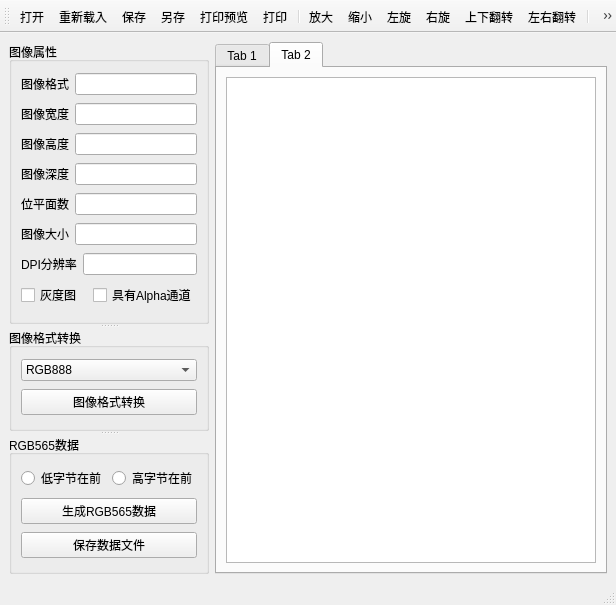
<?xml version="1.0" encoding="UTF-8"?>
<ui version="4.0">
 <class>MainWindow</class>
 <widget class="QMainWindow" name="MainWindow">
  <property name="geometry">
   <rect>
    <x>0</x>
    <y>0</y>
    <width>616</width>
    <height>605</height>
   </rect>
  </property>
  <property name="windowTitle">
   <string>MainWindow</string>
  </property>
  <widget class="QWidget" name="centralwidget">
   <layout class="QHBoxLayout" name="horizontalLayout_10">
    <item>
     <widget class="QSplitter" name="splitter">
      <property name="orientation">
       <enum>Qt::Vertical</enum>
      </property>
      <widget class="QGroupBox" name="groupBox_ImageProper">
       <property name="title">
        <string>图像属性</string>
       </property>
       <layout class="QVBoxLayout" name="verticalLayout">
        <item>
         <layout class="QHBoxLayout" name="horizontalLayout">
          <item>
           <widget class="QLabel" name="label">
            <property name="text">
             <string>图像格式</string>
            </property>
           </widget>
          </item>
          <item>
           <widget class="QLineEdit" name="lineEdit_ImageFormat"/>
          </item>
         </layout>
        </item>
        <item>
         <layout class="QHBoxLayout" name="horizontalLayout_2">
          <item>
           <widget class="QLabel" name="label_2">
            <property name="text">
             <string>图像宽度</string>
            </property>
           </widget>
          </item>
          <item>
           <widget class="QLineEdit" name="lineEdit_ImageWidth"/>
          </item>
         </layout>
        </item>
        <item>
         <layout class="QHBoxLayout" name="horizontalLayout_3">
          <item>
           <widget class="QLabel" name="label_3">
            <property name="text">
             <string>图像高度</string>
            </property>
           </widget>
          </item>
          <item>
           <widget class="QLineEdit" name="lineEdit_ImageHeight"/>
          </item>
         </layout>
        </item>
        <item>
         <layout class="QHBoxLayout" name="horizontalLayout_4">
          <item>
           <widget class="QLabel" name="label_4">
            <property name="text">
             <string>图像深度</string>
            </property>
           </widget>
          </item>
          <item>
           <widget class="QLineEdit" name="lineEdit_ImageDepth"/>
          </item>
         </layout>
        </item>
        <item>
         <layout class="QHBoxLayout" name="horizontalLayout_5">
          <item>
           <widget class="QLabel" name="label_5">
            <property name="text">
             <string>位平面数</string>
            </property>
           </widget>
          </item>
          <item>
           <widget class="QLineEdit" name="lineEdit_ImageBitCnt"/>
          </item>
         </layout>
        </item>
        <item>
         <layout class="QHBoxLayout" name="horizontalLayout_6">
          <item>
           <widget class="QLabel" name="label_6">
            <property name="text">
             <string>图像大小</string>
            </property>
           </widget>
          </item>
          <item>
           <widget class="QLineEdit" name="lineEdit_ImageSize"/>
          </item>
         </layout>
        </item>
        <item>
         <layout class="QHBoxLayout" name="horizontalLayout_7">
          <item>
           <widget class="QLabel" name="label_7">
            <property name="text">
             <string>DPI分辨率</string>
            </property>
           </widget>
          </item>
          <item>
           <widget class="QLineEdit" name="lineEdit_ImageDpi"/>
          </item>
         </layout>
        </item>
        <item>
         <layout class="QHBoxLayout" name="horizontalLayout_8">
          <item>
           <widget class="QCheckBox" name="checkBox_IsGray">
            <property name="text">
             <string>灰度图</string>
            </property>
           </widget>
          </item>
          <item>
           <widget class="QCheckBox" name="checkBox_IsAlpha">
            <property name="text">
             <string>具有Alpha通道</string>
            </property>
           </widget>
          </item>
         </layout>
        </item>
       </layout>
      </widget>
      <widget class="QGroupBox" name="groupBox_ImageTransform">
       <property name="title">
        <string>图像格式转换</string>
       </property>
       <layout class="QVBoxLayout" name="verticalLayout_2">
        <item>
         <widget class="QComboBox" name="comboBox">
          <item>
           <property name="text">
            <string>RGB888</string>
           </property>
          </item>
          <item>
           <property name="text">
            <string>RGB16</string>
           </property>
          </item>
          <item>
           <property name="text">
            <string>RGBx888</string>
           </property>
          </item>
          <item>
           <property name="text">
            <string>RGB32</string>
           </property>
          </item>
          <item>
           <property name="text">
            <string>Grayscale8</string>
           </property>
          </item>
          <item>
           <property name="text">
            <string>GrayScale16</string>
           </property>
          </item>
          <item>
           <property name="text">
            <string>Indexed8</string>
           </property>
          </item>
         </widget>
        </item>
        <item>
         <widget class="QPushButton" name="pushButton_ImageFormTrans">
          <property name="text">
           <string>图像格式转换</string>
          </property>
         </widget>
        </item>
       </layout>
      </widget>
      <widget class="QGroupBox" name="groupBox_Rgb565">
       <property name="title">
        <string>RGB565数据</string>
       </property>
       <layout class="QVBoxLayout" name="verticalLayout_3">
        <item>
         <layout class="QHBoxLayout" name="horizontalLayout_9">
          <item>
           <widget class="QRadioButton" name="radioButton_LowBitForward">
            <property name="text">
             <string>低字节在前</string>
            </property>
           </widget>
          </item>
          <item>
           <widget class="QRadioButton" name="radioButton_HighBitForward">
            <property name="text">
             <string>高字节在前</string>
            </property>
           </widget>
          </item>
         </layout>
        </item>
        <item>
         <widget class="QPushButton" name="pushButton_GenRgb565">
          <property name="text">
           <string>生成RGB565数据</string>
          </property>
         </widget>
        </item>
        <item>
         <widget class="QPushButton" name="pushButton_SaveDateFile">
          <property name="text">
           <string>保存数据文件</string>
          </property>
         </widget>
        </item>
       </layout>
      </widget>
     </widget>
    </item>
    <item>
     <widget class="QTabWidget" name="tabWidget">
      <property name="currentIndex">
       <number>1</number>
      </property>
      <widget class="QWidget" name="tab">
       <attribute name="title">
        <string>Tab 1</string>
       </attribute>
       <layout class="QVBoxLayout" name="verticalLayout_5">
        <item>
         <widget class="QLabel" name="label_picture">
          <property name="text">
           <string>TextLabel</string>
          </property>
         </widget>
        </item>
       </layout>
      </widget>
      <widget class="QWidget" name="tab_2">
       <attribute name="title">
        <string>Tab 2</string>
       </attribute>
       <layout class="QVBoxLayout" name="verticalLayout_4">
        <item>
         <widget class="QPlainTextEdit" name="plainTextEdit"/>
        </item>
       </layout>
      </widget>
     </widget>
    </item>
   </layout>
  </widget>
  <widget class="QMenuBar" name="menubar">
   <property name="geometry">
    <rect>
     <x>0</x>
     <y>0</y>
     <width>616</width>
     <height>21</height>
    </rect>
   </property>
  </widget>
  <widget class="QStatusBar" name="statusbar"/>
  <widget class="QToolBar" name="toolBar">
   <property name="windowTitle">
    <string>toolBar</string>
   </property>
   <attribute name="toolBarArea">
    <enum>TopToolBarArea</enum>
   </attribute>
   <attribute name="toolBarBreak">
    <bool>false</bool>
   </attribute>
   <addaction name="action_open"/>
   <addaction name="action_FileReload"/>
   <addaction name="action_save"/>
   <addaction name="action_File_SaveAs"/>
   <addaction name="action_Preview"/>
   <addaction name="action_Print"/>
   <addaction name="separator"/>
   <addaction name="action_ZoomIn"/>
   <addaction name="action_ZoomOut"/>
   <addaction name="action_RotateLeft"/>
   <addaction name="action_RotateRight"/>
   <addaction name="action_FlipUD"/>
   <addaction name="action_FlipLR"/>
   <addaction name="separator"/>
   <addaction name="action_quit"/>
  </widget>
  <action name="action_open">
   <property name="text">
    <string>打开</string>
   </property>
   <property name="toolTip">
    <string>打开图片</string>
   </property>
   <property name="shortcut">
    <string>Ctrl+O</string>
   </property>
  </action>
  <action name="action_quit">
   <property name="text">
    <string>退出</string>
   </property>
   <property name="toolTip">
    <string>退出本系统</string>
   </property>
  </action>
  <action name="action_save">
   <property name="text">
    <string>保存</string>
   </property>
   <property name="toolTip">
    <string>保存到当前文件</string>
   </property>
   <property name="shortcut">
    <string>Ctrl+S</string>
   </property>
  </action>
  <action name="action_RotateLeft">
   <property name="text">
    <string>左旋</string>
   </property>
   <property name="toolTip">
    <string>逆时针旋转90‘’</string>
   </property>
  </action>
  <action name="action_RotateRight">
   <property name="text">
    <string>右旋</string>
   </property>
   <property name="toolTip">
    <string>顺时针旋转90‘’</string>
   </property>
  </action>
  <action name="action_FlipUD">
   <property name="text">
    <string>上下翻转</string>
   </property>
   <property name="toolTip">
    <string>上下翻转</string>
   </property>
  </action>
  <action name="action_FlipLR">
   <property name="text">
    <string>左右翻转</string>
   </property>
   <property name="toolTip">
    <string>左右翻转</string>
   </property>
  </action>
  <action name="action_FileReload">
   <property name="text">
    <string>重新载入</string>
   </property>
   <property name="toolTip">
    <string>重新载入图片</string>
   </property>
  </action>
  <action name="action_File_SaveAs">
   <property name="text">
    <string>另存</string>
   </property>
   <property name="toolTip">
    <string>另存图片文件</string>
   </property>
  </action>
  <action name="action_Preview">
   <property name="text">
    <string>打印预览</string>
   </property>
   <property name="toolTip">
    <string>打印预览</string>
   </property>
   <property name="shortcut">
    <string>Ctrl+P</string>
   </property>
  </action>
  <action name="action_Print">
   <property name="text">
    <string>打印</string>
   </property>
   <property name="toolTip">
    <string>打印图片</string>
   </property>
  </action>
  <action name="action_ZoomIn">
   <property name="text">
    <string>放大</string>
   </property>
   <property name="toolTip">
    <string>放大图片</string>
   </property>
   <property name="shortcut">
    <string>Ctrl+Up</string>
   </property>
  </action>
  <action name="action_ZoomOut">
   <property name="text">
    <string>缩小</string>
   </property>
   <property name="toolTip">
    <string>缩小图片</string>
   </property>
   <property name="shortcut">
    <string>Ctrl+Down</string>
   </property>
  </action>
 </widget>
 <resources/>
 <connections>
  <connection>
   <sender>action_quit</sender>
   <signal>triggered()</signal>
   <receiver>MainWindow</receiver>
   <slot>close()</slot>
   <hints>
    <hint type="sourcelabel">
     <x>-1</x>
     <y>-1</y>
    </hint>
    <hint type="destinationlabel">
     <x>307</x>
     <y>302</y>
    </hint>
   </hints>
  </connection>
 </connections>
</ui>
